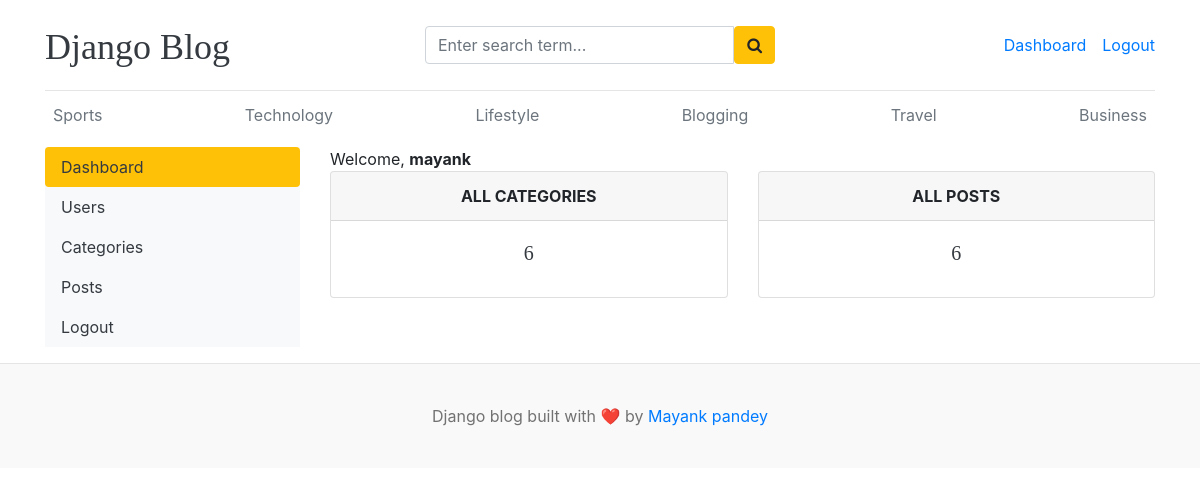
The page /dashboard/ (signed in) on the database its author committed.
### app/models.py (models this page shows, shortened)
class Category(models.Model):
    category_name = models.CharField(max_length=50, unique=True)
    created_at = models.DateTimeField(auto_now_add=True)
    updated_at = models.DateTimeField(auto_now=True)
    class Meta:
        verbose_name_plural = "Categories"

### dashboards/views.py (the view)
# urls.py: path("dashboard/", include("dashboards.urls")),
@login_required(login_url="/login")
def dashboard(request):
    category_count = Category.objects.all().count()
    blog_count = Blog.objects.all().count()
    context = {"category_count": category_count, "blog_count": blog_count}
    return render(request, "dashboard/dashboard.html", context)

### app/context_processors.py (called while the page is built)
def get_categories(request):
    categories = Category.objects.all()
    return dict(categories=categories)

def get_social_link(request):
    socialLink = SocialLink.objects.all()
    return dict(socialLink=socialLink)

### templates/dashboard/dashboard.html
{% extends 'base.html' %}
{% block body %}
 <div class="row mb-3">
{% include 'dashboard/sidebar.html' %}
    <div class="col-md-9">
        <span>Welcome, <b>{{ user }}</b></span>
        <div class="row">
            <div class="col">
                <div class="card border-default mb-3">
                    <div class="card-header text-center text-uppercase font-weight-bold">All Categories</div>
                    <div class="card-body text-dark">
                        <h5 class="card-title text-center">{{ category_count }}</h5>
                    </div>
                </div>
            </div>
            <div class="col">
                <div class="card border-default mb-3">
                    <div class="card-header text-center text-uppercase font-weight-bold">All Posts</div>
                    <div class="card-body text-dark">
                        <h5 class="card-title text-center">{{ blog_count }}</h5>
                    </div>
                </div>
            </div>
        </div>
    </div>
 </div>
{% endblock %}

### templates/base.html (shortened to what this page needs)
{% load static %}
<!DOCTYPE html>
<html lang="en">
  <head>
    <link
      href="https://getbootstrap.com/docs/4.0/dist/css/bootstrap.min.css"
      rel="stylesheet"
    />
    <link href="{% static 'css/blog.css' %}" rel="stylesheet" />
    <link rel="stylesheet" href="https://cdnjs.cloudflare.com/ajax/libs/font-awesome/4.7.0/css/font-awesome.min.css">
  </head>
  <body>
       <div class="container">
      <header class="blog-header py-3">
        <div class="row flex-nowrap justify-content-between align-items-center">
          <div class="col-4 pt-1">
            <a class="blog-header-logo text-dark" href="/">Django Blog</a>
          </div>
          <div class="col-4">
            <form action="{% url 'search' %}" method="GET">
              <div class="input-group">
                <input class="form-control" type="text" name="keyword" value="{{ keyword }}" placeholder="Enter search term..." aria-label="Enter search term..." aria-describedby="button-search" />
                <button type="submit" class="btn btn-warning" id="button-search" type="button"><i class="fa fa-search"></i></button>
            </div>
            </form>
          </div>
          <div class="col-4 d-flex justify-content-end align-items-center">
            {% if not user.is_authenticated %}
            <a class="btn btn-sm btn-warning" href="{% url 'login' %}">Login</a> &nbsp;
            <a class="btn btn-sm btn-outline-secondary" href="{% url 'register' %}">Register</a>
            {% else %}
            <span><a href="{% url 'dashboard' %}">Dashboard</a></span>
            <span><a href="{% url 'logout' %}">Logout</a></span>
            {% endif %}
          </div>
        </div>
      </header>
      <div class="nav-scroller py-1 mb-2">
        <nav class="nav d-flex justify-content-between">
          {% for cat in categories %}
          <a class="p-2 text-muted" href="{% url 'posts_by_category' cat.id %}">{{ cat.category_name }}</a>
          {% endfor %}
        </nav>
      </div>
    {% block body %}{% endblock %}
    </div>
    <footer class="blog-footer">
      <p>Django blog built with ❤️ by <a href="#">Mayank pandey</a></p>
    </footer>
  </body>
</html>

### blog/static/css/blog.css (style rules this page uses)
.blog-header { border-bottom: 1px solid #e5e5e5; }
.blog-header-logo { font-family: "Playfair Display", Georgia, "Times New Roman", serif ; font-size: 2.25rem; }
h1, h2, h3, h4, h5, h6 { font-family: "Playfair Display", Georgia, "Times New Roman", serif ; }
.blog-footer { padding: 2.5rem 0; color: #727272; text-align: center; background-color: #f9f9f9; border-top: 0.05rem solid #e5e5e5; }
.blog-footer p:last-child { margin-bottom: 0; }

### rows shown on the page
Category: category_name "Sports"
Category: category_name "Technology"
Category: category_name "Lifestyle"
Category: category_name "Blogging"
Category: category_name "Travel"
Category: category_name "Business"

### other values the page prints
{{ user }} "mayank"
{{ category_count }} "6"
{{ blog_count }} "6"
